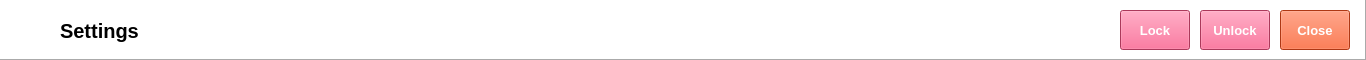
  <widget class="QFrame" name="frame">
   <property name="geometry">
    <rect>
     <x>0</x>
     <y>0</y>
     <width>1366</width>
     <height>60</height>
    </rect>
   </property>
   <property name="autoFillBackground">
    <bool>false</bool>
   </property>
   <property name="styleSheet">
    <string notr="true">background-color: rgb(255, 255, 255);</string>
   </property>
   <property name="frameShape">
    <enum>QFrame::Panel</enum>
   </property>
   <property name="frameShadow">
    <enum>QFrame::Raised</enum>
   </property>
   <widget class="QLabel" name="label">
    <property name="geometry">
     <rect>
      <x>10</x>
      <y>10</y>
      <width>38</width>
      <height>32</height>
     </rect>
    </property>
    <property name="text">
     <string/>
    </property>
    <property name="pixmap">
     <pixmap>../../Documents/GitHub/python-pos/img/Settings.png</pixmap>
    </property>
    <property name="scaledContents">
     <bool>true</bool>
    </property>
   </widget>
   <widget class="QLabel" name="label_2">
    <property name="geometry">
     <rect>
      <x>60</x>
      <y>10</y>
      <width>171</width>
      <height>41</height>
     </rect>
    </property>
    <property name="font">
     <font>
      <family>Segoe UI</family>
      <pointsize>15</pointsize>
      <weight>75</weight>
      <bold>true</bold>
     </font>
    </property>
    <property name="text">
     <string>Settings</string>
    </property>
    <property name="textFormat">
     <enum>Qt::PlainText</enum>
    </property>
   </widget>
   <widget class="QPushButton" name="pushButtonClose">
    <property name="geometry">
     <rect>
      <x>1280</x>
      <y>10</y>
      <width>70</width>
      <height>40</height>
     </rect>
    </property>
    <property name="font">
     <font>
      <family>Segoe UI</family>
      <pointsize>10</pointsize>
      <weight>75</weight>
      <bold>true</bold>
     </font>
    </property>
    <property name="styleSheet">
     <string notr="true">background-color: rgb(243, 79, 28);
color: rgb(255, 255, 255);</string>
    </property>
    <property name="text">
     <string>Close</string>
    </property>
    <property name="flat">
     <bool>false</bool>
    </property>
   </widget>
   <widget class="QPushButton" name="pushButtonUnlock">
    <property name="geometry">
     <rect>
      <x>1200</x>
      <y>10</y>
      <width>70</width>
      <height>40</height>
     </rect>
    </property>
    <property name="font">
     <font>
      <family>Segoe UI</family>
      <pointsize>10</pointsize>
      <weight>75</weight>
      <bold>true</bold>
     </font>
    </property>
    <property name="autoFillBackground">
     <bool>false</bool>
    </property>
    <property name="styleSheet">
     <string notr="true">background-color: rgb(240, 80, 128);
color: rgb(255, 255, 255);</string>
    </property>
    <property name="text">
     <string>Unlock</string>
    </property>
   </widget>
   <widget class="QPushButton" name="pushButtonLock">
    <property name="geometry">
     <rect>
      <x>1120</x>
      <y>10</y>
      <width>70</width>
      <height>40</height>
     </rect>
    </property>
    <property name="font">
     <font>
      <family>Segoe UI</family>
      <pointsize>10</pointsize>
      <weight>75</weight>
      <bold>true</bold>
     </font>
    </property>
    <property name="autoFillBackground">
     <bool>false</bool>
    </property>
    <property name="styleSheet">
     <string notr="true">background-color: rgb(240, 80, 128);
color: rgb(255, 255, 255);</string>
    </property>
    <property name="text">
     <string>Lock</string>
    </property>
   </widget>
  </widget>
